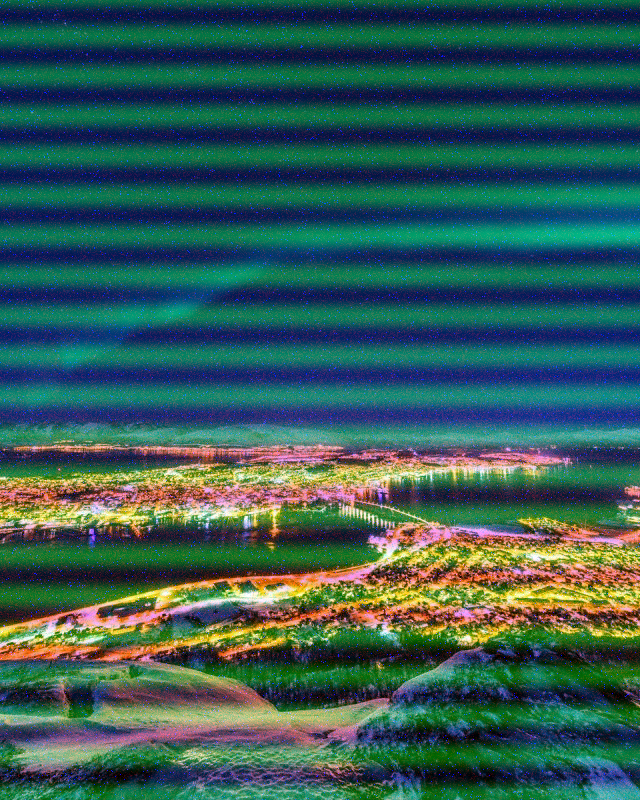
#> input picture home_exam/NorthernLightNoisy1.png, 640 x 800 px, found by its file name
$ python task_02.py
#> lines starting #> are read from the running program, lines starting #| are printed output that depends on the picture; after the words box and inside, x2 and y2 are one past the last pixel; in counts of white or black regions, pixels touching at a corner belong together
import numpy as np
import matplotlib.pyplot as plt
import matplotlib.colors as mcolors
import cv2 as cv
import skimage
import time
from PIL import Image
from scipy import ndimage
from scipy import signal


#########################################################################
#########################################################################
#                                                                       #
#       Task 2               Home Exam       Florian Schieren           #
#                                                                       #
#########################################################################
#########################################################################
print("\nTask 2a")
start_time = time.time()

#########################################################################
#                               1                                       #
#########################################################################
# TODO

#########################################################################
#                               2                                       #
#########################################################################
# TODO

#########################################################################
#                               3                                       #
#########################################################################

image_name = "home_exam\\NorthernLightNoisy1.png"

#image = np.asarray(Image.open(image_name).convert('L'))
# directly convert to greysclae
image = np.asarray(Image.open(image_name))
#> image is the input picture: shape (800, 640, 3); mean R, G, B 51.5, 91.2, 85.3
#otherwise only use green channel


def postprocess(gxy, fxy):
    ## Posptrocessing g(x,y)
    ## Isolate only the real component of the image
    g = np.real(gxy)
    ## Remove the zero-padded edges of the image
    target_shape = fxy.shape
    dim_dif = [g.shape[i]-target_shape[i] for i in range(g.ndim)]
    g = g[dim_dif[0]//2:-dim_dif[0]//2 , dim_dif[1]//2:-dim_dif[1]//2]
    return g

def preprocess(fxy):
    ## Preprocess f(x,y)
    ## Determine how much to zero-pad the image
    # We are determining how many zeros to pad each edge with to make the
    # image dimensions a power of 2.
    shape = fxy.shape[:2]
    pad_dims = []
    for dim in shape:
        new_dim = 2**np.ceil(np.log2(dim))
        pad_val = int((new_dim - dim)//2)
        pad_dims.append( (pad_val, pad_val) )
    ## Zero-pad the image
    _fxy = np.pad(fxy, pad_dims, mode='constant', constant_values=0)
    return _fxy

def ft_filtering():
    return
"""
# preview fourier domain
for channel in range(image.shape[2]):
    ft = np.fft.fftshift(np.fft.fft2(preprocess(image[:,:,channel])))
    plt.imshow(np.log(np.abs(ft)), cmap = "gray")
    plt.show()

"""

filters = np.ones(image.shape)

image_filtered = np.copy(image)

fig, axs = plt.subplots(nrows=4, ncols=2, figsize=(8, 7))
fig.suptitle("fourier filtering")

axs[0,0].set_title("Original Image")
axs[0,0].imshow(image)


for channel in range(image.shape[2]):
    image_channel = image[:,:,channel]

    ft_channel = np.fft.fftshift(np.fft.fft2(preprocess(image_channel)))

    filters = np.ones((ft_channel.shape[0], ft_channel.shape[1],3))


    # r filters
    #filters[511:513,:490,0] = 0
    #filters[511:513,520:,0] = 0
    # g filter
    filters[482:493, :,1] = 0
    filters[532:542, :,1] = 0

    # b filters
    #filters[511:513,:490,2] = 0
    #filters[511:513,520:,2] = 0

    ft_channel_filtered = ft_channel * filters[:,:,channel]+1e-6

    back_ft = np.fft.ifft2(np.fft.fftshift(ft_channel_filtered))

    image_filtered[:,:,channel]=postprocess(back_ft, image_channel)

    axs[channel+1,0].set_title("Fourier transformed")
    axs[channel+1,0].imshow(np.log(np.abs(ft_channel)), cmap = "gray")
    axs[channel+1,1].set_title("Filtered fourier image")
    axs[channel+1,1].imshow(np.log(np.abs(ft_channel_filtered)), cmap = "gray")
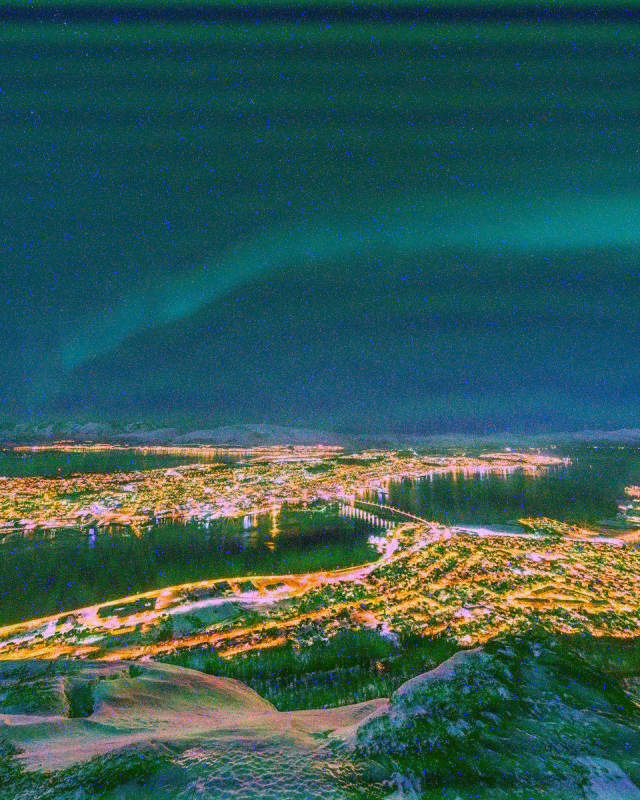
#> image_filtered: shape (800, 640, 3); mean R, G, B 51.2, 90.6, 85.1

axs[0,1].set_title("Restored image")
axs[0,1].imshow(image_filtered)
fig.tight_layout()
#plt.show()
plt.close()

# noise in blue channel?

# show final result
plt.imshow(image_filtered)
#plt.show()
plt.close()

# remove salt noise
# kernelsize should be an odd number
kernelsize = 3
image_final_result_1 = cv.medianBlur(image_filtered, kernelsize)

plt.imshow(image_final_result_1)
plt.show()
plt.close()


#########################################################################
#                               4                                       #
#########################################################################

image_name = "home_exam\\NorthernLightNoisy2.png"

image = np.asarray(Image.open(image_name))
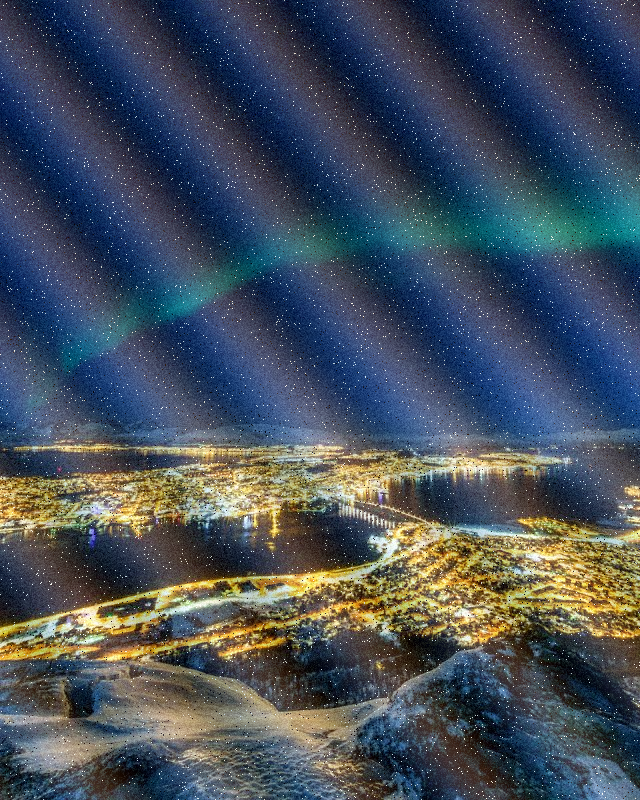
#> input picture home_exam/NorthernLightNoisy2.png, 640 x 800 px, found by its file name
#> image is the input picture: shape (800, 640, 3); mean R, G, B 69.2, 79.4, 90.9
# directly convert to greysclae
#otherwise only use green channel

print(image.shape)
#| (800, 640, 3)

"""
# preview fourier domain
for channel in range(image.shape[2]):
    ft = np.fft.fftshift(np.fft.fft2(preprocess(image[:,:,channel])))
    plt.imshow(np.log(np.abs(ft)), cmap = "gray")
    plt.show()

"""


filters = np.ones(image.shape)
#> filters: shape (800, 640, 3) float64; every value is 1

image_filtered = np.copy(image)

fig, axs = plt.subplots(nrows=4, ncols=2, figsize=(8, 7))
fig.suptitle("fourier filtering")

axs[0,0].set_title("Original Image")
axs[0,0].imshow(image)


for channel in range(image.shape[2]):
    image_channel = image[:,:,channel]

    ft_channel = np.fft.fftshift(np.fft.fft2(preprocess(image_channel)))

    filters = np.ones((ft_channel.shape[0], ft_channel.shape[1],3))


    # r filters
    filters[515:520,485:507,:] = 0
    filters[503:507,517:540,:] = 0
    # [7 lines of commented-out code are left out]

    ft_channel_filtered = ft_channel * filters[:,:,channel]+1e-6

    back_ft = np.fft.ifft2(np.fft.fftshift(ft_channel_filtered))

    image_filtered[:,:,channel]=postprocess(back_ft, image_channel)

    axs[channel+1,0].set_title("Fourier transformed")
    axs[channel+1,0].imshow(np.log(np.abs(ft_channel)), cmap = "gray")
    axs[channel+1,1].set_title("Filtered fourier image")
    axs[channel+1,1].imshow(np.log(np.abs(ft_channel_filtered)), cmap = "gray")
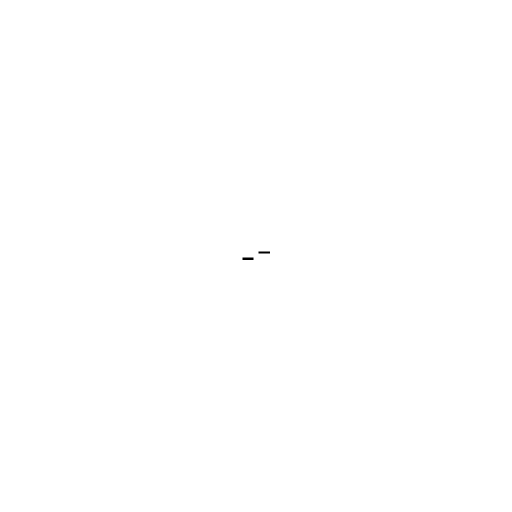
#> filters: shape (1024, 1024, 3) float64 (shown at 1/2 size); values 0 (black) and 1 (white), 100% white; 2 black regions, box (x1, y1, x2, y2) and area: (485, 515, 507, 520) 110, (517, 503, 540, 507) 92

# removed peridoic noise


axs[0,1].set_title("Image with removed periodic noise")
axs[0,1].imshow(image_filtered)
fig.tight_layout()
#plt.show()
plt.close()

# remove salt noise
# better blur in ft domain with low pass filter!
# in spatial domain not optimal
#kernelsize = 5
#image_final_result_2 = cv.medianBlur(image_filtered, kernelsize)

#############################

image_final_result_2 = np.zeros(image_filtered.shape)
#> image_final_result_2: shape (800, 640, 3) float64; every value is 0


def get_circle_mask(mask, radius, value = 0, center = None):

    inner_center_radius = 5

    if center == None:
        center = (int(mask.shape[0]/2), int(mask.shape[1]/2))

    circle_mask = np.copy(mask)

    rows, cols = mask.shape

    for row in range(rows):
        for col in range(cols):
            r = np.sqrt((row-center[0])**2 + (col-center[0])**2)

            if r <= radius:
                circle_mask[row, col] = value if r > inner_center_radius else 1

    return(circle_mask)

def blurring_ft_space(channel, radius):
# fourier transform
    ft_channel = np.fft.fftshift(np.fft.fft2(preprocess(channel)))
    # filter (high pass filter!)
    rows, cols = ft_channel.shape
    mask = np.zeros((rows, cols))

    mask = get_circle_mask(mask, radius, value = 1)
    #plt.imshow(mask)
    #plt.show()
    # apply filter
    ft_channel_sharpened = ft_channel * mask
    # back transform
    blurred_channel = np.fft.ifft2(np.fft.ifftshift(ft_channel_sharpened))
    #sharpened_channel = postprocess(sharpened_channel, channel)

    return(postprocess(blurred_channel, channel))


"""
image_final_result_2 = np.copy(image_filtered)
for channel in range(image_filtered.shape[2]):

    image_channel = image[:,:,channel]

    blurred_channel = blurring_ft_space(image_channel, radius = 10)

    image_final_result_2[:,:,channel] = blurred_channel
"""

"""
def contraharmonic_mean_filter(image, kernelsize : tuple, Q):

    filtered_image = np.zeros(image.shape)
    rows, cols = image.shape

    padded_image = np.pad(image, [int(kernelsize[0]/2), int(kernelsize[1]/2)])

    for row in range(rows):
        for col in range(cols):
            filtered_image[row, col] = np.sum()/np.sum(image[row:row+kernelsize, col:col+kernelsize])

    return(filtered_image)

"""

def harmonic_mean_filter(im:np.ndarray, filter_shape:tuple):
    '''
    Harmonic mean filter function.
    '''
    ## Define the convolution filter kernel
    kernel = np.ones(filter_shape) / np.prod(filter_shape)

    ## Compute the reciprocal of the pixel values
    # Add a very small value to avoid dividing by zero
    recip_im = 1/(im + 1e-8)
    ## Take the arithmetic mean of the reciprocal values
    recip_filtered_im = signal.convolve2d(recip_im, kernel, mode="same", boundary="wrap")
    ## Take the reciprocal of the arithmetic meaned reciprocal values
    harmonic_filtered_im = 1/recip_filtered_im
    return harmonic_filtered_im


# [7 lines of commented-out code are left out]


kernelsize = 3
radius = 100
"""
image_final_result_2 = np.copy(image_filtered)
for channel in range(image_filtered.shape[2]):

    image_channel = image[:,:,channel]

    #blurred_channel = harmonic_mean_filter(image_channel, (kernelsize, kernelsize))
    blurred_channel = blurring_ft_space(image_channel, radius)

    image_final_result_2[:,:,channel] = blurred_channel
"""
image_final_result_2 = cv.medianBlur(image_filtered, kernelsize)
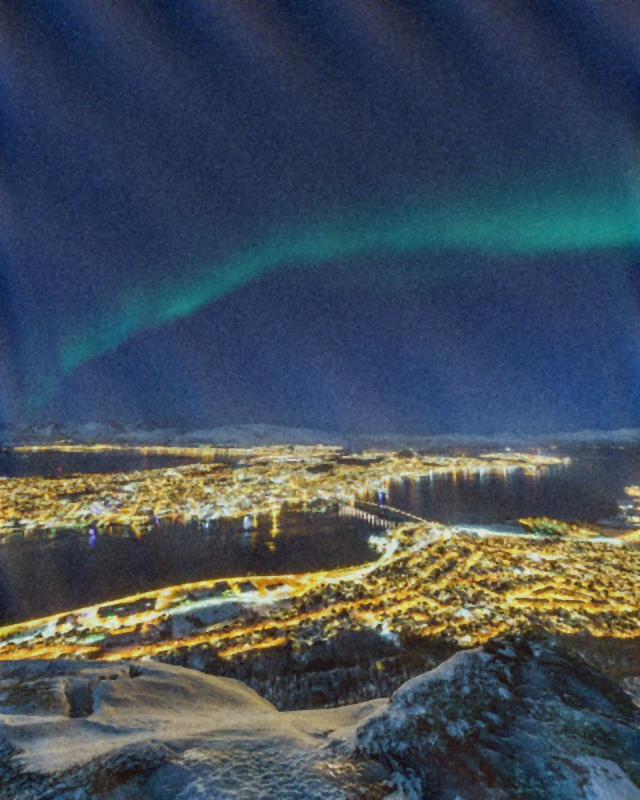
#> image_final_result_2: shape (800, 640, 3); mean R, G, B 66.7, 77.8, 89.3


#############################

plt.imshow(image_final_result_2)
plt.show()
plt.close()

#########################################################################
#                               5                                       #
#########################################################################

# image one
print("\nEnhancement of image 1:")

"""
#doesnt work method
kernelsize = (5,5)
blurred_version =  cv.blur(image_final_result_1, kernelsize)
enhanced_image = blurred_version - image_final_result_1
"""
# sharpening with filter
kernel = np.array([[0,-1,0],
                   [-1,5,-1],
                   [0,-1,0]])
#> kernel = [[0, -1, 0], [-1, 5, -1], [0, -1, 0]]

enhanced_image_1 = cv.filter2D(image_final_result_1, -1, kernel)

plt.imshow(enhanced_image_1)
plt.show()

#also gaus blur and mask subtracted add to image possiple

"""
alpha = 1.1
beta = 20

more_enhanced_image = cv.addWeighted(enhanced_image, alpha, enhanced_image, 0, beta)
plt.imshow(more_enhanced_image)
plt.show()

"""

"""
# even worse
image_hsv = cv.cvtColor(enhanced_image, cv.COLOR_RGB2HSV)

# Adjust the hue, saturation, and value of the image
# Adjusts the hue by multiplying it by 0.7
image_hsv[:, :, 0] = image_hsv[:, :, 0] * 1.3
# Adjusts the saturation by multiplying it by 1.5
image_hsv[:, :, 1] = image_hsv[:, :, 1] * 0.98
# Adjusts the value by multiplying it by 0.5
image_hsv[:, :, 2] = image_hsv[:, :, 2] * 1

# Convert the image back to BGR color space
more_enhanced_image = cv.cvtColor(image_hsv, cv.COLOR_HSV2BGR)

plt.imshow(more_enhanced_image)
plt.show()

"""


# image two


print("\nEnhancement of image 2:")


def sharpen_ft_space(image, radius):
    # fourier transform
    ft_image = np.fft.fftshift(np.fft.fft2(preprocess(image)))
    # filter (high pass filter!)
    rows, cols = ft_image.shape
    mask = np.ones((rows, cols))
    # here change mask

    #mask[int(rows/2 - radius):int(rows/2 + radius), int(cols/2 - radius):int(cols/2 + radius)] = 0

    mask = get_circle_mask(mask, radius)
    #plt.imshow(mask)
    #plt.show()

    # apply filter
    ft_sharpened_image = ft_image * mask
    # back transform
    sharpened_image = np.fft.ifft2(np.fft.ifftshift(ft_sharpened_image))
    #sharpened_channel = postprocess(sharpened_channel, channel)

    return(postprocess(sharpened_image, image))

enhanced_image_2 = np.copy(image_final_result_2)

#image_final_result_2 = image_filtered

for channel in range(image_final_result_2.shape[2]):
    image_channel = image_final_result_2[:,:,channel]

    sharpened_channel = sharpen_ft_space(image_channel, radius = 8)

    enhanced_image_2[:,:,channel] = sharpened_channel
#> this loop made 3 passes
#> pass 1, in preprocess (call 7), `_fxy = np.pad(fxy, pad_dims, mode='constant', constant_values=0)`:
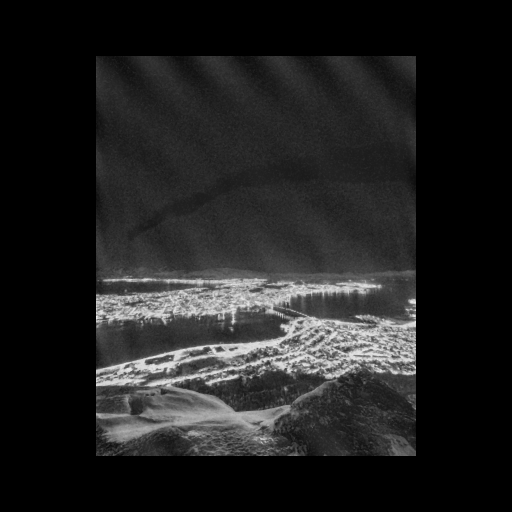
#> _fxy: shape (1024, 1024) (shown at 1/2 size); min 0, max 247, mean 32.6
#> after the loop:
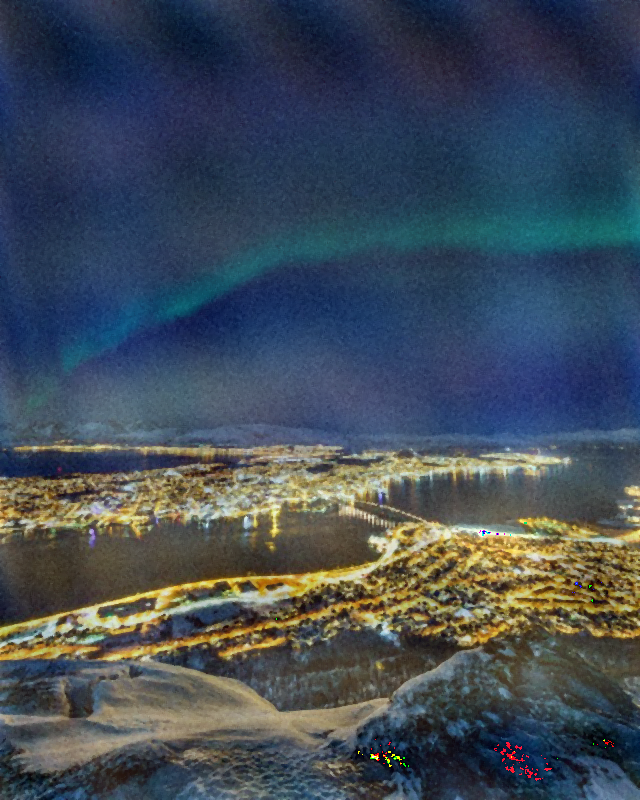
#> enhanced_image_2: shape (800, 640, 3); mean R, G, B 65.1, 75.7, 86.9
#> after the loop:
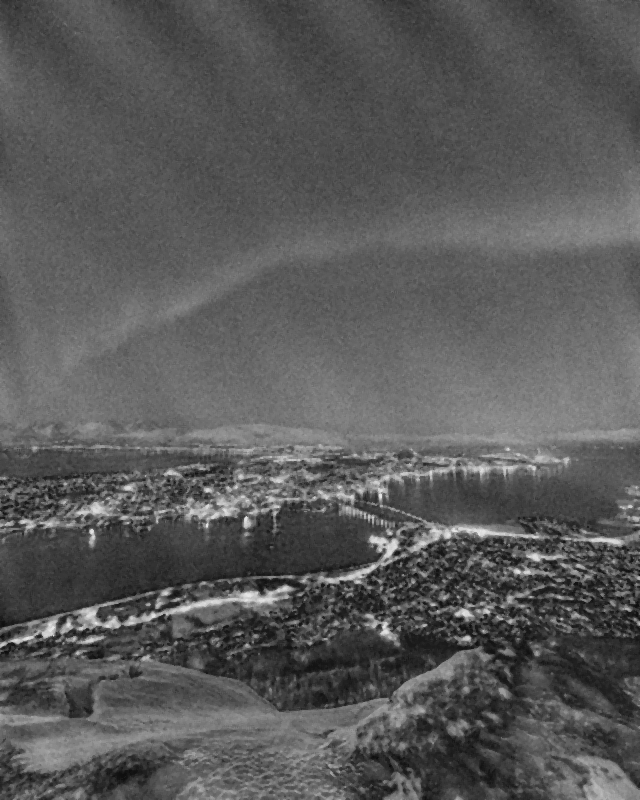
#> image_channel: shape (800, 640); min 12, max 231, mean 89.3


plt.imshow(enhanced_image_2)
plt.show()


end_time = time.time()
print("Completetd in {}s.".format(end_time-start_time))
